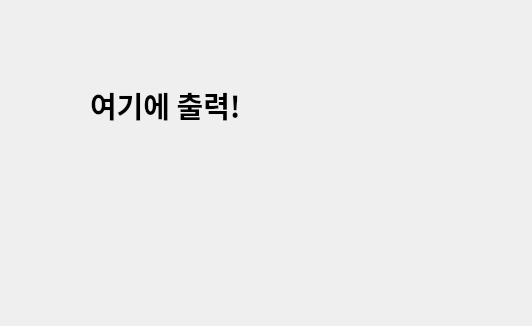
<?xml version="1.0" encoding="UTF-8"?>
<ui version="4.0">
 <class>Dialog</class>
 <widget class="QDialog" name="Dialog">
  <property name="geometry">
   <rect>
    <x>0</x>
    <y>0</y>
    <width>532</width>
    <height>326</height>
   </rect>
  </property>
  <property name="windowTitle">
   <string>Dialog</string>
  </property>
  <widget class="QLabel" name="label">
   <property name="geometry">
    <rect>
     <x>90</x>
     <y>70</y>
     <width>371</width>
     <height>71</height>
    </rect>
   </property>
   <property name="font">
    <font>
     <family>맑은 고딕</family>
     <pointsize>22</pointsize>
     <weight>75</weight>
     <bold>true</bold>
    </font>
   </property>
   <property name="text">
    <string>여기에 출력!</string>
   </property>
  </widget>
 </widget>
 <resources/>
 <connections/>
</ui>
